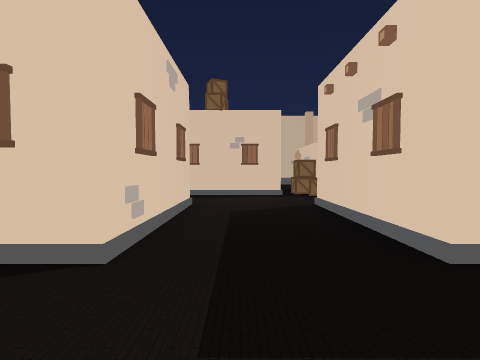
View 1 (above)

24 first-person views from a walk through a scene from a Unity 3-D project. The camera is 1.5 m above the floor, tilts 2° down and sees 85° across. The floor is counted in squares, 2 m on a side. Each view is taken from the middle of a square. On the plan, view 1 faces up. The plan holds only what a view shows up to about 9 squares ahead; the rest is blank. The place goes on beyond the plan. The player is left out.

View 2
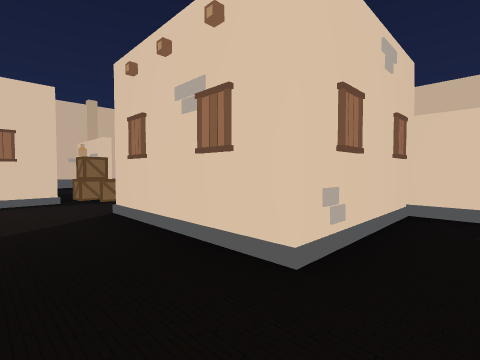

View 3
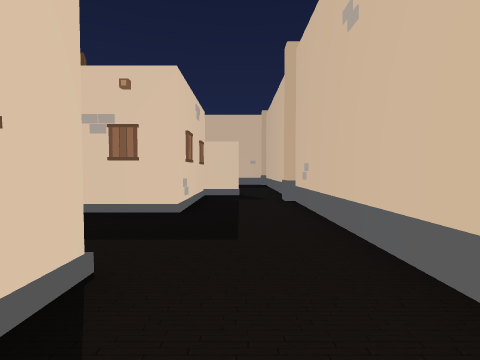

View 4
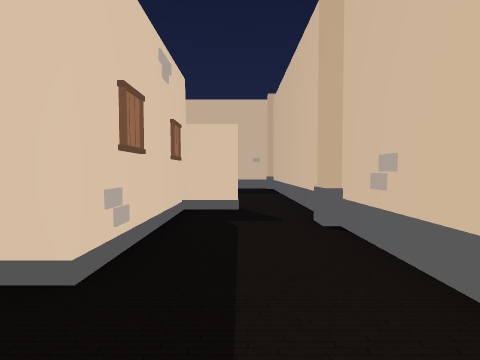

View 5
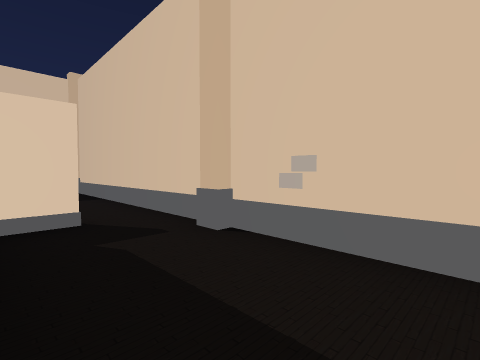

View 6
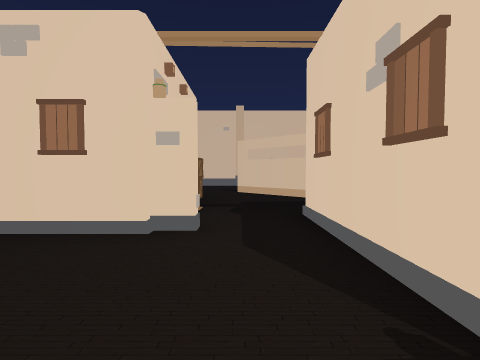

View 7
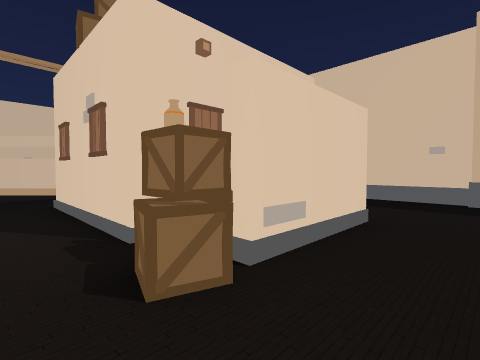

View 8
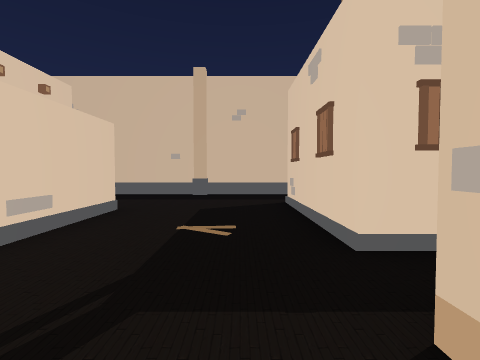

View 9
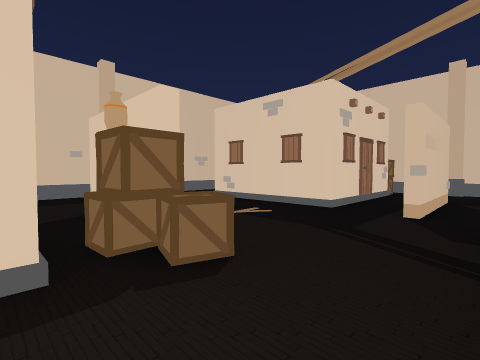

View 10
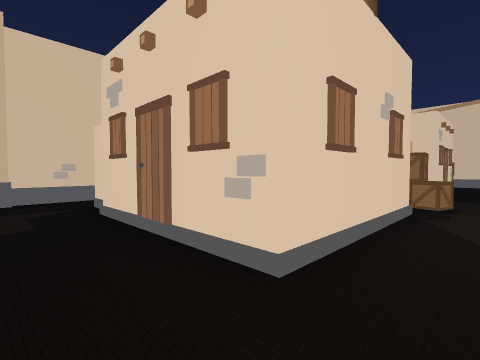

View 11
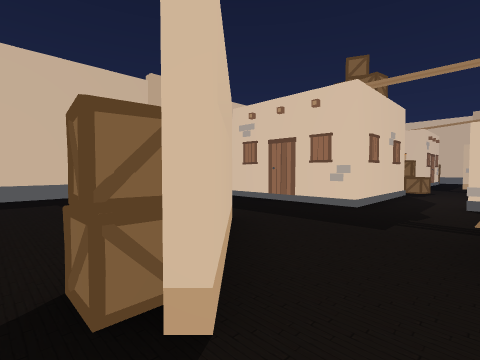

View 12
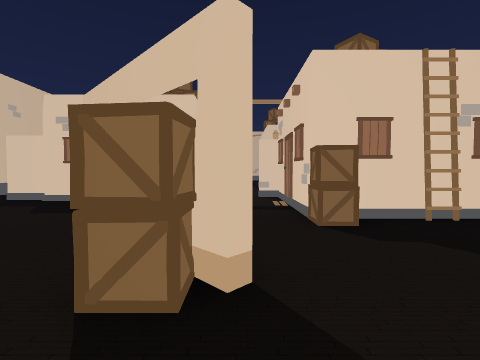

View 13
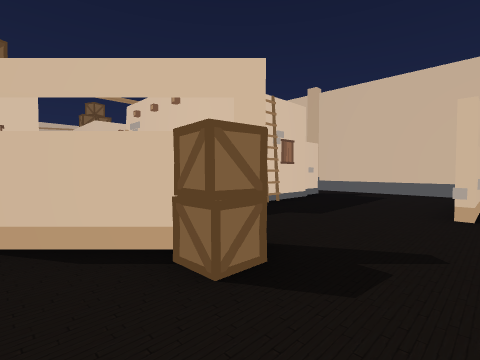

View 14
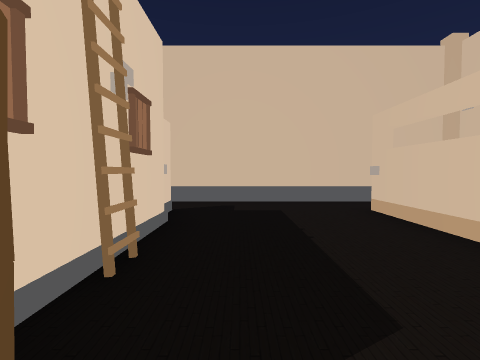

View 15
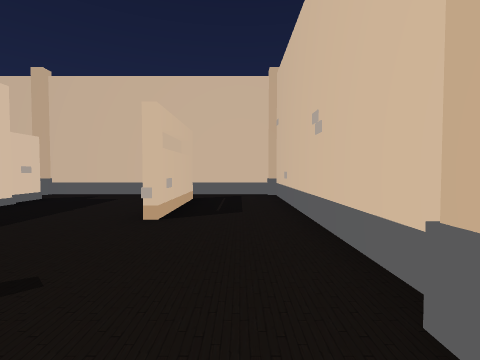

View 16
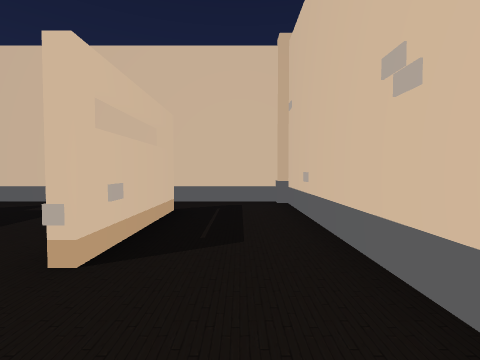

View 17
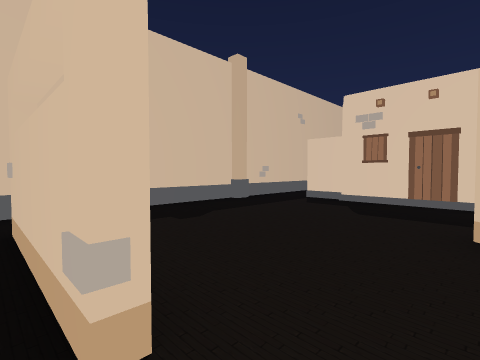

View 18
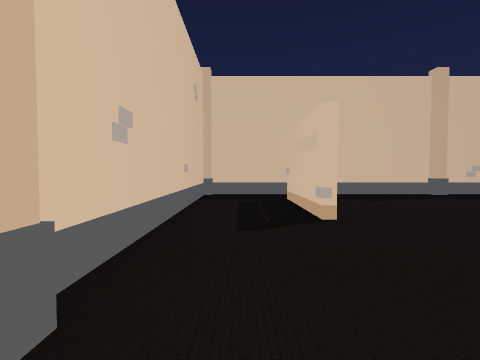

View 19
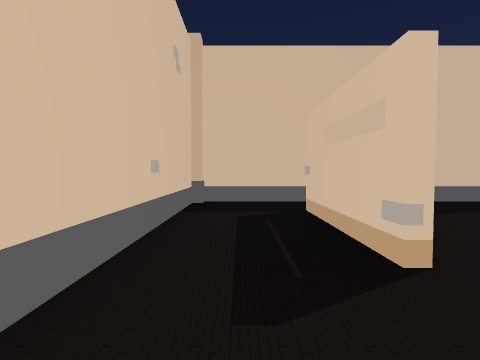

View 20
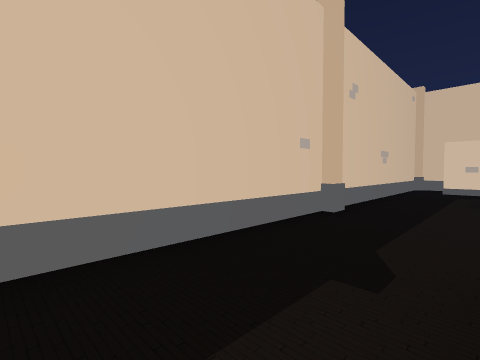

View 21
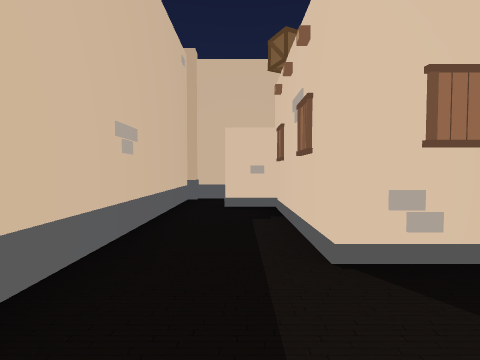

View 22
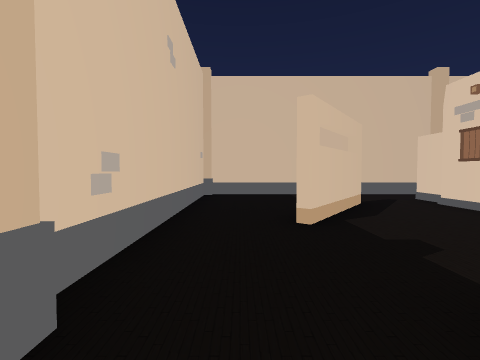

View 23
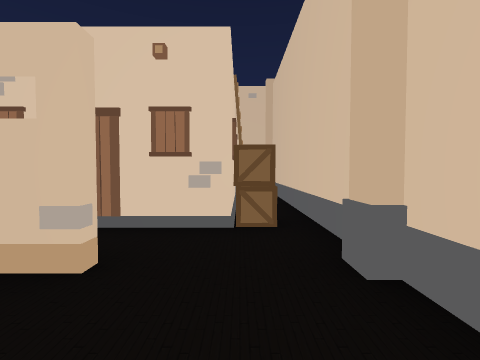

View 24
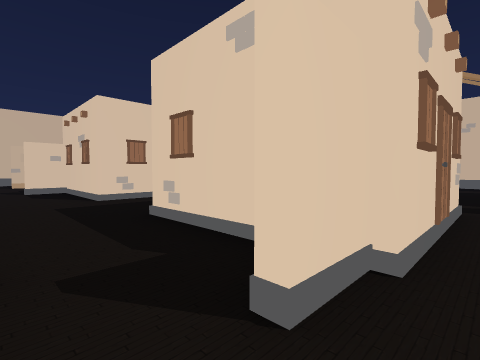

### Floor plan
Key: @ floor where view 1 was taken; # wall or solid block; . floor; B building; A box; O other object.
Columns run from 11 left of view 1 to 11 right of it. Each row starts with its distance up from view 1.
 15 #######################
 14 #.....................#
 13 #.O.................#.#
 12 #.#......#..B....B#####
 11 #. ......#   #....   ##
 10 #.O......#  ##....  ###
  9 #....#...#  #OA...###AA
  8 #...A#...####A........#
  7 #...A............O# O.#
  6 #.....A.##............#
  5 #.....A  ##..#  #.....#
  4 #.O...#   #..#  #..##.#
  3 #.O...##  B..## #..#..#
  2 #.#...O###...B###..#..#
  1 #.O...O...............#
  0 #..........@..........#
 -1 ########  #############

Positions as (right, up) in squares from view 1, and headings:
1: (0, 0), facing up
2: (0, 1), facing up-right
3: (-3, 1), facing right
4: (0, 1), facing right
5: (1, 2), facing down-right
6: (2, 7), facing left
7: (4, 7), facing up-left
8: (5, 6), facing up
9: (1, 6), facing up-right
10: (-4, 7), facing up-right
11: (-8, 6), facing up-right
12: (-9, 7), facing right
13: (-9, 9), facing down-right
14: (-6, 6), facing down
15: (-10, 8), facing down
16: (-10, 6), facing down
17: (-9, 9), facing up-right
18: (-10, 6), facing up
19: (-10, 8), facing up
20: (-1, 12), facing up-right
21: (4, 13), facing right
22: (10, 8), facing down
23: (10, 5), facing up
24: (6, 0), facing up-left
